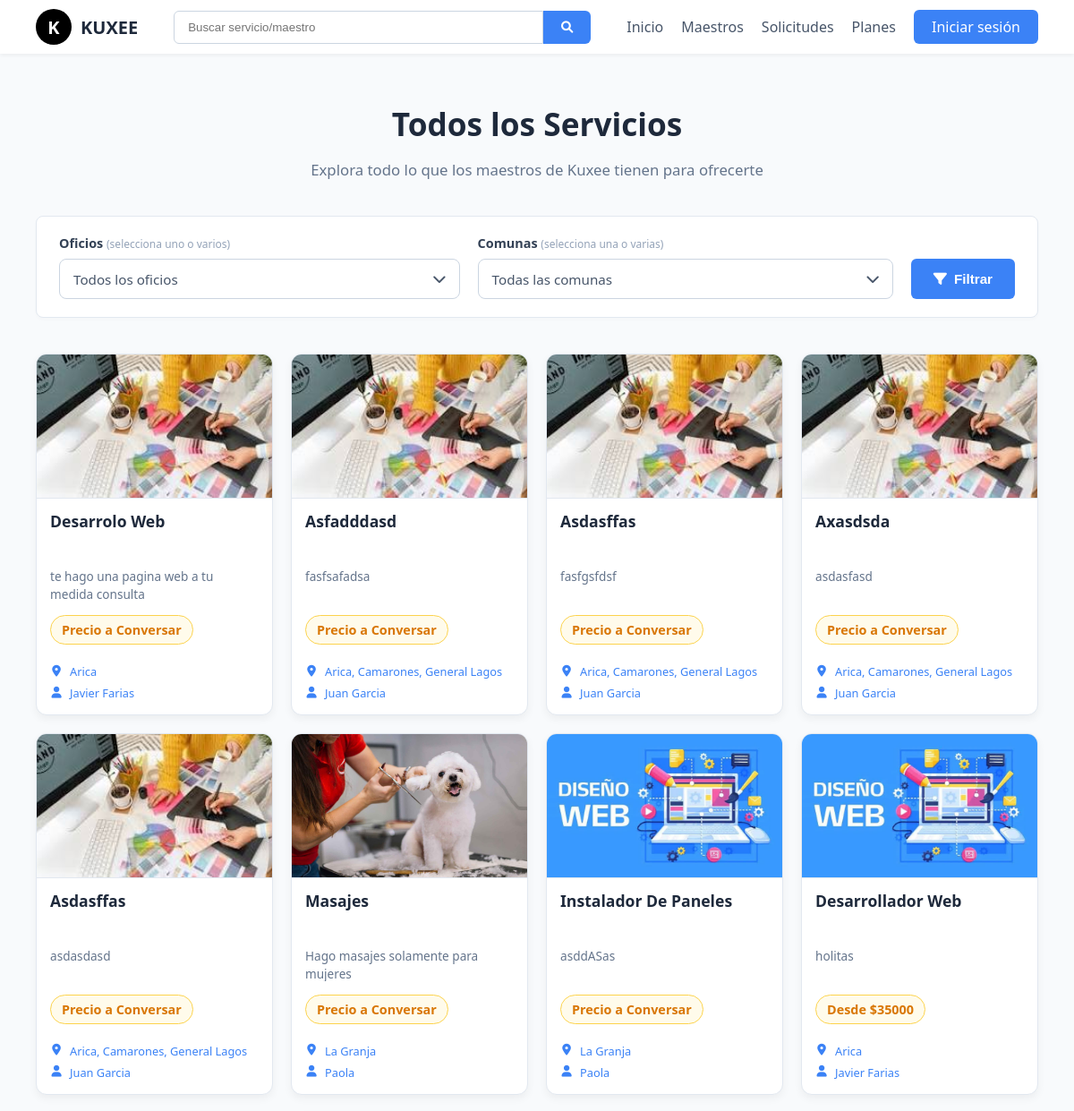
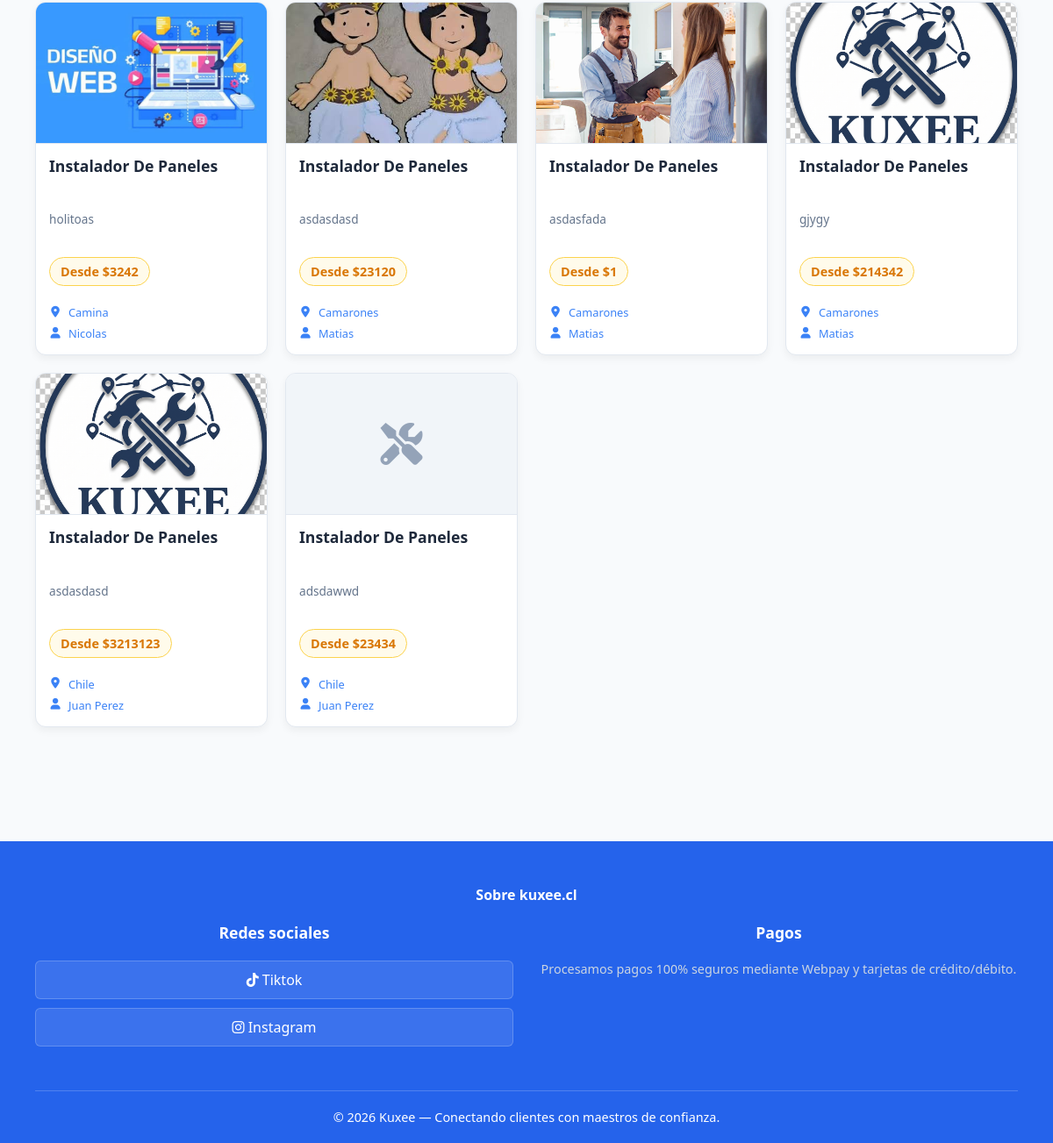
The app's page /servicios/ with its own data (2 pictures, top to bottom).
### usuarios/models.py (models this page shows, shortened)
class Servicio(models.Model):
    maestro = models.ForeignKey(PerfilMaestro, on_delete=models.CASCADE, related_name='servicios')
    titulo = models.CharField(max_length=200)
    descripcion = models.TextField()
    oficio = models.CharField(max_length=100)
    precio_base = models.IntegerField(null=True, blank=True)
    imagen_portada = models.ImageField(upload_to='servicios/', blank=True, null=True)
    fecha_publicacion = models.DateTimeField(auto_now_add=True)
    activo = models.BooleanField(default=True)
    likes = models.ManyToManyField(Usuario, related_name='servicios_likeados', blank=True)
    detalles_tecnicos = models.JSONField(default=dict, blank=True, null=True)

class PerfilMaestro(models.Model):
    usuario = models.OneToOneField(Usuario, on_delete=models.CASCADE, related_name='perfil_maestro')
    telefono = models.CharField(max_length=20, blank=True)
    comuna = models.CharField(max_length=100, blank=True)
    descripcion = models.TextField(blank=True)
    oficio_principal = models.CharField(max_length=100, blank=True)
    plan_actual = models.CharField(
        max_length=20,
        choices=[('gratis', 'Gratis'), ('plus', 'Plus')],
        default='gratis'
    )

class Usuario(AbstractUser):
    es_cliente = models.BooleanField(default=False)
    es_maestro = models.BooleanField(default=False)
    rut = models.CharField(max_length=12, blank=True, null=True)
    foto_perfil = models.ImageField(upload_to='perfiles/', blank=True, null=True)

### usuarios/views.py (the view)
# urls.py: path('servicios/', views.lista_servicios, name='servicios'),
def lista_servicios(request):
    servicios = Servicio.objects.select_related('maestro__usuario').order_by('-fecha_publicacion')
    oficios_seleccionados = request.GET.getlist('oficio')
    comunas_seleccionadas = request.GET.getlist('comuna')
    if oficios_seleccionados:
        query_oficios = Q()
        for o in oficios_seleccionados:
            query_oficios |= Q(oficio__icontains=o)
        servicios = servicios.filter(query_oficios)
    if comunas_seleccionadas:
        query_comunas = Q()
        for c in comunas_seleccionadas:
            query_comunas |= Q(maestro__comuna__icontains=c)
        servicios = servicios.filter(query_comunas)
    return render(request, 'usuarios/servicios.html', {
        'servicios': servicios.distinct(),
        'oficios': LISTA_OFICIOS[1:],
        'regiones': REGIONES_Y_COMUNAS[1:],
        'oficios_seleccionados': oficios_seleccionados,
        'comunas_seleccionadas': comunas_seleccionadas,
    })

### usuarios/context_processors.py (called while the page is built, shortened)
def oficios_globales(request):
    from .forms import LISTA_OFICIOS
    return {
        'oficios_global': LISTA_OFICIOS[1:]
    }

def notificaciones_globales(request):
    return {}

### usuarios/templates/usuarios/servicios.html (shortened to what this page needs)
{% extends 'usuarios/base.html' %}
{% block contenido %}
<div class="main-container">
    <div class="page-header">
        <h1>Todos los Servicios</h1>
        <p>Explora todo lo que los maestros de Kuxee tienen para ofrecerte</p>
    </div>
    <div class="filtros-container">
        <form method="GET" action="{% url 'servicios' %}" class="filtros-form">
            <div class="filtro-group">
                <label class="filtro-label">Oficios <span style="font-size: 0.75rem; color: #94a3b8; font-weight: normal;">(selecciona uno o varios)</span></label>
                <div class="kuxee-dropdown" id="dropdown-oficios">
                    <div class="kuxee-dropdown-header">
                        <span class="kuxee-dropdown-text">Todos los oficios</span>
                        <i class="fas fa-chevron-down"></i>
                    </div>
                </div>
            </div>
            <div class="filtro-group">
                <label class="filtro-label">Comunas <span style="font-size: 0.75rem; color: #94a3b8; font-weight: normal;">(selecciona una o varias)</span></label>
                <div class="kuxee-dropdown" id="dropdown-comunas">
                    <div class="kuxee-dropdown-header">
                        <span class="kuxee-dropdown-text">Todas las comunas</span>
                        <i class="fas fa-chevron-down"></i>
                    </div>
                </div>
            </div>
            <div class="filtros-botones">
                <button type="submit" class="btn-filtrar"><i class="fas fa-filter"></i> Filtrar</button>
            </div>
        </form>
    </div>
    <div class="servicios-grid">
        {% for servicio in servicios %}
        <div class="servicio-card" onclick="window.location.href='{% url 'detalle_servicio' servicio.id %}';">
            {% if servicio.imagen_portada %}
                <img src="{{ servicio.imagen_portada.url }}" alt="{{ servicio.titulo }}" class="servicio-img">
            {% else %}
                <div class="servicio-img" style="background: #f1f5f9; display: flex; align-items: center; justify-content: center; color: #94a3b8;">
                    <i class="fas fa-tools" style="font-size: 3rem;"></i>
                </div>
            {% endif %}
            <div class="servicio-content">
                <h4 class="servicio-title" title="{{ servicio.titulo }}">{{ servicio.titulo }}</h4>
                <p class="servicio-desc" title="{{ servicio.descripcion }}">{{ servicio.descripcion }}</p>
                <div class="servicio-price-pill">
                    {% if servicio.precio_base %}
                        Desde ${{ servicio.precio_base }}
                    {% else %}
                        Precio a Conversar
                    {% endif %}
                </div>
                <div class="servicio-footer-row" title="{{ servicio.maestro.comuna|default:'Chile' }}">
                    <i class="fas fa-map-marker-alt"></i> <span class="format-text">{{ servicio.maestro.comuna|default:"Chile" }}</span>
                </div>
                <div class="servicio-footer-row" title="{% if servicio.maestro.usuario.first_name %}{{ servicio.maestro.usuario.first_name|title }} {{ servicio.maestro.usuario.last_name|title }}{% else %}{{ servicio.maestro.usuario.username|title }}{% endif %}">
                    <i class="fas fa-user"></i>
                    {% if servicio.maestro.usuario.first_name %}
                        {{ servicio.maestro.usuario.first_name|title }} {{ servicio.maestro.usuario.last_name|title }}
                    {% else %}
                        {{ servicio.maestro.usuario.username|title }}
                    {% endif %}
                </div>
            </div>
        </div>
        {% endfor %}
    </div>
</div>
{% endblock %}

### usuarios/templates/usuarios/base.html (style rules this page uses)
:root { --kuxee-blue: #3b82f6; --kuxee-dark: #1e293b; --kuxee-bg: #f8fafc; --footer-blue: #2563eb; }
body { font-family: 'Segoe UI', Tahoma, Geneva, Verdana, sans-serif; margin: 0; padding: 0; background-color: var(--kuxee-bg); color: #333; display: flex; flex-direction: column; min-height: 100vh; }

### usuarios/templates/usuarios/servicios.html (style rules this page uses)
.main-container { padding: 30px 40px; max-width: 1400px; margin: 0 auto; }
.page-header { text-align: center; margin-bottom: 40px; margin-top: 20px; }
.page-header h1 { font-size: 2.2rem; font-weight: bold; color: #1e293b; margin-bottom: 10px; }
.page-header p { color: #64748b; font-size: 1.05rem; }
.filtros-container { background: white; border: 1px solid #e2e8f0; border-radius: 8px; padding: 20px 25px; margin-bottom: 40px; box-shadow: 0 2px 4px rgba(0,0,0,0.02); }
.filtros-form { display: flex; gap: 20px; flex-wrap: wrap; align-items: flex-end; }
.filtro-group { display: flex; flex-direction: column; flex-grow: 1; min-width: 280px; position: relative; }
.filtro-label { font-size: 0.9rem; font-weight: bold; color: #334155; margin-bottom: 8px; }
.filtros-botones { display: flex; gap: 10px; align-items: flex-end; }
.btn-filtrar { background: #3b82f6; color: white; border: none; padding: 10px 25px; border-radius: 6px; font-weight: bold; cursor: pointer; transition: background 0.2s; font-size: 0.95rem; display: inline-flex; align-items: center; justify-content: center; gap: 8px; height: 45px; }
.kuxee-dropdown { width: 100%; position: relative; user-select: none; }
.kuxee-dropdown-header { border: 1px solid #cbd5e1; border-radius: 8px; padding: 12px 15px; background: white; cursor: pointer; display: flex; justify-content: space-between; align-items: center; color: #475569; font-size: 0.95rem; transition: border-color 0.2s; height: 45px; box-sizing: border-box; }
.servicios-grid { display: grid; grid-template-columns: repeat(auto-fill, minmax(240px, 1fr)); gap: 20px; margin-bottom: 40px; }
.servicio-card { background: white; border-radius: 12px; overflow: hidden; box-shadow: 0 4px 10px rgba(0,0,0,0.05); border: 1px solid #e2e8f0; display: flex; flex-direction: column; cursor: pointer; transition: transform 0.2s ease, box-shadow 0.2s ease; }
.servicio-img { width: 100%; height: 160px; object-fit: cover; border-bottom: 1px solid #e2e8f0; }
.servicio-content { padding: 15px; display: flex; flex-direction: column; flex-grow: 1; }
.servicio-title { font-weight: bold; color: var(--kuxee-dark); font-size: 1.1rem; margin: 0 0 8px 0; line-height: 1.2; display: -webkit-box; -webkit-line-clamp: 2; -webkit-box-orient: vertical; overflow: hidden; height: 40px; text-transform: capitalize; }
.servicio-desc { font-size: 0.85rem; color: #64748b; margin-bottom: 15px; line-height: 1.5; display: -webkit-box; -webkit-line-clamp: 2; -webkit-box-orient: vertical; overflow: hidden; height: 38px; }
.servicio-price-pill { border: 1px solid #fcd34d; background: #fffbeb; border-radius: 20px; padding: 6px 12px; font-size: 0.9rem; font-weight: bold; color: #d97706; display: inline-block; text-align: center; margin-bottom: 15px; margin-right: auto; }
.servicio-footer-row { font-size: 0.8rem; color: var(--kuxee-blue); display: flex; align-items: center; gap: 8px; margin-top: 6px; white-space: nowrap; overflow: hidden; text-overflow: ellipsis; font-weight: 500; }
.servicio-footer-row i { width: 14px; text-align: center; }

### records on screen
Servicio: imagen_portada (picture), titulo "Desarrolo Web", descripcion "te hago una pagina web a tu medida consulta", shows "Precio a Conversar", maestro.usuario.first_name "Javier Farias"
Servicio: imagen_portada (picture), titulo "Asfadddasd", descripcion "fasfsafadsa", shows "Precio a Conversar", maestro.usuario.first_name "Juan Garcia"
Servicio: imagen_portada (picture), titulo "Asdasffas", descripcion "fasfgsfdsf", shows "Precio a Conversar", maestro.usuario.first_name "Juan Garcia"
Servicio: imagen_portada (picture), titulo "Axasdsda", descripcion "asdasfasd", shows "Precio a Conversar", maestro.usuario.first_name "Juan Garcia"
Servicio: imagen_portada (picture), titulo "Asdasffas", descripcion "asdasdasd", shows "Precio a Conversar", maestro.usuario.first_name "Juan Garcia"
Servicio: imagen_portada (picture), titulo "Masajes", descripcion "Hago masajes solamente para mujeres", shows "Precio a Conversar", maestro.usuario.first_name "Paola"
Servicio: imagen_portada (picture), titulo "Instalador De Paneles", descripcion "asddASas", shows "Precio a Conversar", maestro.usuario.first_name "Paola"
Servicio: imagen_portada (picture), titulo "Desarrollador Web", descripcion "holitas", precio_base "35000", maestro.usuario.first_name "Javier Farias"
Servicio: imagen_portada (picture), titulo "Instalador De Paneles", descripcion "holitoas", precio_base "3242", maestro.usuario.first_name "Nicolas"
Servicio: imagen_portada (picture), titulo "Instalador De Paneles", descripcion "asdasdasd", precio_base "23120", maestro.usuario.first_name "Matias"
Servicio: imagen_portada (picture), titulo "Instalador De Paneles", descripcion "asdasfada", precio_base "1", maestro.usuario.first_name "Matias"
Servicio: imagen_portada (picture), titulo "Instalador De Paneles", descripcion "gjygy", precio_base "214342", maestro.usuario.first_name "Matias"
Servicio: imagen_portada (picture), titulo "Instalador De Paneles", descripcion "asdasdasd", precio_base "3213123", maestro.usuario.first_name "Juan Perez"
Servicio: titulo "Instalador De Paneles", descripcion "adsdawwd", precio_base "23434", maestro.usuario.first_name "Juan Perez"
